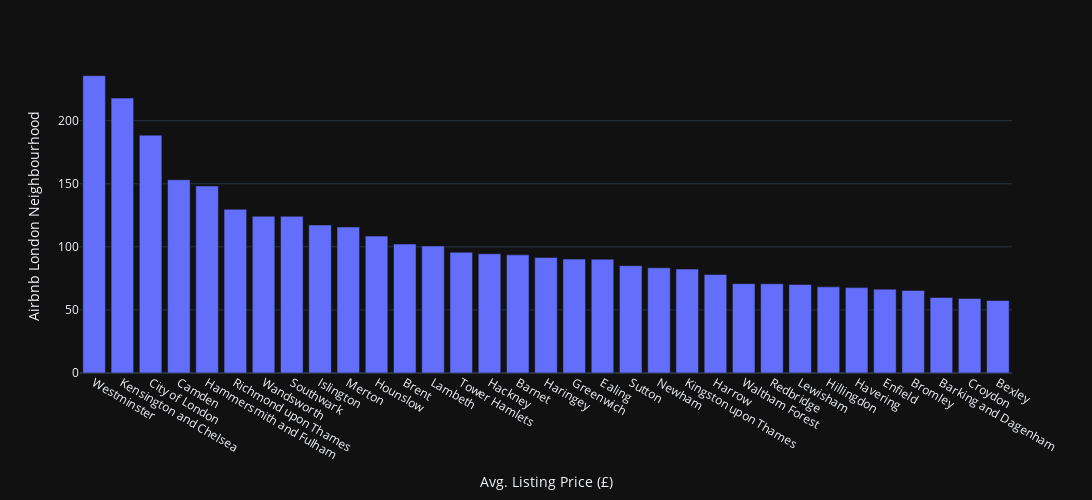

Notebook cell for this chart:
### Code cell
custom_bar(neighbourhood_avgs['Avg. Listing Price (£)'], "Airbnb London Neighbourhood", "Avg. Listing Price (£)")

### Figure 1 — Plotly figure (JSON) as saved in the notebook; plotly's stock layout.template omitted (floating-point values rounded to 4 significant figures)
{"data": [{"alignmentgroup": "True", "hovertemplate": "variable=Avg. Listing Price (£)<br>neighbourhood=%{x}<br>value=%{y}<extra></extra>", "legendgroup": "Avg. Listing Price (£)", "marker": {"color": "#636efa"}, "name": "Avg. Listing Price (£)", "offsetgroup": "Avg. Listing Price (£)", "orientation": "v", "showlegend": true, "textposition": "auto", "type": "bar", "x": ["Westminster", "Kensington and Chelsea", "City of London", "Camden", "Hammersmith and Fulham", "Richmond upon Thames", "Wandsworth", "Southwark", "Islington", "Merton", "Hounslow", "Brent", "Lambeth", "Tower Hamlets", "Hackney", "Barnet", "Haringey", "Greenwich", "Ealing", "Sutton", "Newham", "Kingston upon Thames", "Harrow", "Waltham Forest", "Redbridge", "Lewisham", "Hillingdon", "Havering", "Enfield", "Bromley", "Barking and Dagenham", "Croydon", "Bexley"], "xaxis": "x", "y": [235.7, 217.9, 188.5, 153.2, 148.2, 129.8, 124.3, 124.2, 117.3, 115.7, 108.5, 102.2, 100.7, 95.73, 94.47, 93.64, 91.64, 90.28, 90.22, 85.1, 83.37, 82.39, 78.04, 70.83, 70.68, 70.13, 68.28, 67.68, 66.44, 65.46, 59.83, 59.14, 57.45], "yaxis": "y"}], "layout": {"autosize": false, "barmode": "relative", "height": 500, "legend": {"title": {"text": "variable"}, "tracegroupgap": 0}, "margin": {"t": 60}, "showlegend": false, "width": 1200, "xaxis": {"anchor": "y", "domain": [0, 1], "tickmode": "array", "title": {"font": {"size": 14}, "text": "Avg. Listing Price (£)"}}, "yaxis": {"anchor": "x", "domain": [0, 1], "tickmode": "array", "title": {"font": {"size": 14}, "text": "Airbnb London Neighbourhood"}}}}
